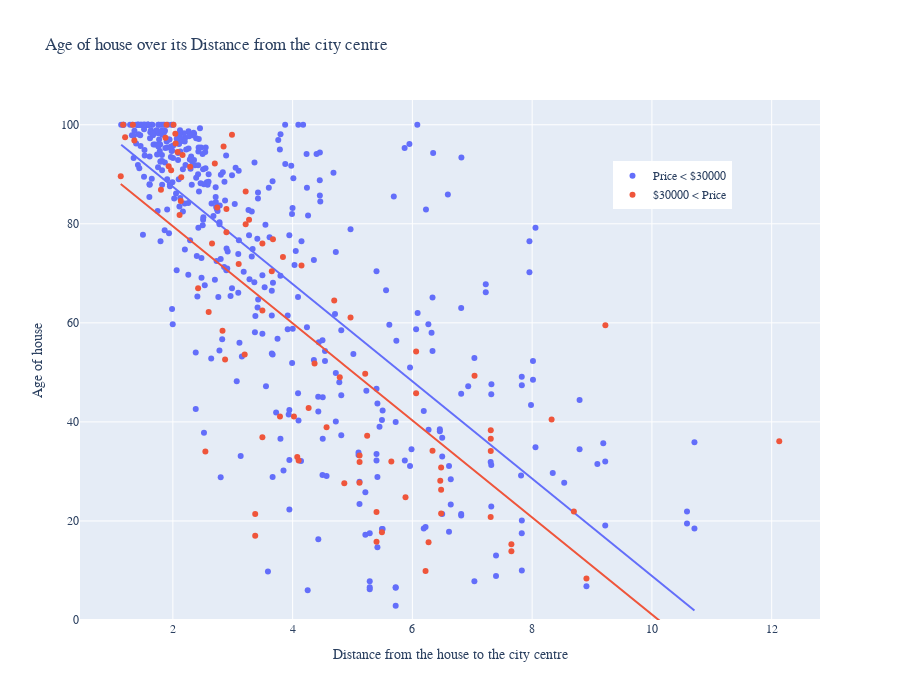

This figure's notebook cell:
### Markdown cell above
It is expected that newer houses are more expensive rather than old ones with the same distance to the city centre and consequently overall location metrics.

The graph below shows dependency of age of house on its distance to the city centre. From the graph we can conclude that with good precision for the same distance from the city centre expensive house on average will be newer by 8 years rather than average/low priced one with the same location.

### Code cell
fig = px.scatter(
    data_segmented,
    x="DIS",
    y="AGE",
    trendline="ols",
    color="TYPE",
    height=700,
    title="Age of house over its Distance from the city centre",
    labels={
        "AGE": "Age of house",
        "DIS": "Distance from the house to the city centre",
    },
)
fig.update_layout(
    font_family="Rockwell",
    legend=dict(
        title=None, orientation="v", y=0.79, yanchor="bottom", x=0.8, xanchor="center"
    ),
)
fig.update_yaxes(range=[0, 105])
fig.show()

### Figure 1 — Plotly figure (JSON) as saved in the notebook; plotly's stock layout.template omitted (floating-point values rounded to 4 significant figures; data arrays with more than 128 entries replaced by an {"elided": "..."} marker saying what was removed)
{"data": [{"hovertemplate": "TYPE=Price < $30000<br>Distance from the house to the city centre=%{x}<br>Age of house=%{y}<extra></extra>", "legendgroup": "Price < $30000", "marker": {"color": "#636efa", "symbol": "circle"}, "mode": "markers", "name": "Price < $30000", "orientation": "v", "showlegend": true, "type": "scatter", "x": {"elided": "424 float values"}, "xaxis": "x", "y": {"elided": "424 float values"}, "yaxis": "y"}, {"hovertemplate": "<b>OLS trendline</b><br>AGE = -9.82236 * DIS + 107.134<br>R<sup>2</sup>=0.547413<br><br>TYPE=Price < $30000<br>Distance from the house to the city centre=%{x}<br>Age of house=%{y} <b>(trend)</b><extra></extra>", "legendgroup": "Price < $30000", "marker": {"color": "#636efa", "symbol": "circle"}, "mode": "lines", "name": "Price < $30000", "showlegend": false, "type": "scatter", "x": {"elided": "424 float values"}, "xaxis": "x", "y": {"elided": "424 float values"}, "yaxis": "y"}, {"hovertemplate": "TYPE=$30000 < Price<br>Distance from the house to the city centre=%{x}<br>Age of house=%{y}<extra></extra>", "legendgroup": "$30000 < Price", "marker": {"color": "#EF553B", "symbol": "circle"}, "mode": "markers", "name": "$30000 < Price", "orientation": "v", "showlegend": true, "type": "scatter", "x": [2.543, 2.987, 2.654, 1.13, 1.169, 1.202, 1.357, 1.333, 12.13, 6.465, 7.038, 3.099, 4.022, 5.492, 5.117, 7.307, 5.885, 5.212, 5.245, 4.695, 4.101, 4.863, 4.787, 4.267, 4.078, 4.367, 2.872, 2.422, 2.133, 1.93, 2.079, 2.288, 2.14, 2.112, 2.011, 1.895, 1.801, 6.336, 8.907, 4.148, 3.652, 3.838, 3.671, 3.375, 3.375, 3.216, 3.216, 2.894, 2.894, 3.272, 5.118, 5.118, 6.27, 7.653, 7.653, 7.309, 7.309, 7.309, 5.648, 6.22, 6.48, 6.48, 6.48, 4.567, 3.789, 3.199, 2.847, 2.701, 2.598, 2.741, 2.829, 2.046, 2.162, 2.041, 1.971, 1.877, 3.495, 3.495, 3.495, 9.223, 8.325, 8.697, 5.401, 5.401, 6.062, 6.062, 4.967], "xaxis": "x", "y": [34, 98, 76, 89.6, 100, 97.5, 96.8, 100, 36.1, 28.1, 49.3, 71.9, 41.1, 17.7, 27.7, 20.8, 24.8, 49.7, 37.2, 64.5, 32.2, 27.6, 49, 42.8, 32.9, 51.8, 52.6, 67, 84.6, 91.6, 94.5, 91.5, 89.4, 81.8, 100, 100, 86.9, 34.2, 8.4, 71.6, 70.4, 73.3, 76.9, 21.4, 17, 79.9, 86.5, 83, 78.3, 80.8, 31.9, 33.2, 15.7, 13.9, 15.3, 38.3, 36.6, 34.1, 32, 9.9, 26.3, 30.8, 21.5, 38.9, 41.1, 53.6, 95.6, 92.2, 62.2, 83.3, 58.4, 96.2, 93.9, 98.2, 90.8, 97.4, 62.5, 36.9, 76, 59.5, 40.5, 21.9, 15.8, 21.8, 54.2, 45.8, 61.1], "yaxis": "y"}, {"hovertemplate": "<b>OLS trendline</b><br>AGE = -9.79772 * DIS + 99.0905<br>R<sup>2</sup>=0.563965<br><br>TYPE=$30000 < Price<br>Distance from the house to the city centre=%{x}<br>Age of house=%{y} <b>(trend)</b><extra></extra>", "legendgroup": "$30000 < Price", "marker": {"color": "#EF553B", "symbol": "circle"}, "mode": "lines", "name": "$30000 < Price", "showlegend": false, "type": "scatter", "x": [1.13, 1.169, 1.202, 1.333, 1.357, 1.801, 1.877, 1.895, 1.93, 1.971, 2.011, 2.041, 2.046, 2.079, 2.112, 2.133, 2.14, 2.162, 2.288, 2.422, 2.543, 2.598, 2.654, 2.701, 2.741, 2.829, 2.847, 2.872, 2.894, 2.894, 2.987, 3.099, 3.199, 3.216, 3.216, 3.272, 3.375, 3.375, 3.495, 3.495, 3.495, 3.652, 3.671, 3.789, 3.838, 4.022, 4.078, 4.101, 4.148, 4.267, 4.367, 4.567, 4.695, 4.787, 4.863, 4.967, 5.117, 5.118, 5.118, 5.212, 5.245, 5.401, 5.401, 5.492, 5.648, 5.885, 6.062, 6.062, 6.22, 6.27, 6.336, 6.465, 6.48, 6.48, 6.48, 7.038, 7.307, 7.309, 7.309, 7.309, 7.653, 7.653, 8.325, 8.697, 8.907, 9.223, 12.13], "xaxis": "x", "y": [88.02, 87.64, 87.31, 86.04, 85.8, 81.44, 80.7, 80.53, 80.18, 79.78, 79.39, 79.1, 79.05, 78.72, 78.4, 78.19, 78.13, 77.91, 76.67, 75.36, 74.17, 73.64, 73.09, 72.63, 72.24, 71.37, 71.2, 70.95, 70.73, 70.73, 69.82, 68.73, 67.75, 67.58, 67.58, 67.03, 66.02, 66.02, 64.85, 64.85, 64.85, 63.31, 63.12, 61.97, 61.48, 59.68, 59.14, 58.91, 58.45, 57.28, 56.31, 54.35, 53.09, 52.19, 51.45, 50.42, 48.96, 48.95, 48.95, 48.03, 47.7, 46.17, 46.17, 45.28, 43.75, 41.43, 39.69, 39.69, 38.15, 37.66, 37.01, 35.74, 35.6, 35.6, 35.6, 30.14, 27.5, 27.48, 27.48, 27.48, 24.1, 24.1, 17.53, 13.88, 11.83, 8.727, -19.72], "yaxis": "y"}], "layout": {"font": {"family": "Rockwell"}, "height": 700, "legend": {"orientation": "v", "title": {}, "tracegroupgap": 0, "x": 0.8, "xanchor": "center", "y": 0.79, "yanchor": "bottom"}, "title": {"text": "Age of house over its Distance from the city centre"}, "xaxis": {"anchor": "y", "domain": [0, 1], "title": {"text": "Distance from the house to the city centre"}}, "yaxis": {"anchor": "x", "domain": [0, 1], "range": [0, 105], "title": {"text": "Age of house"}}}}
